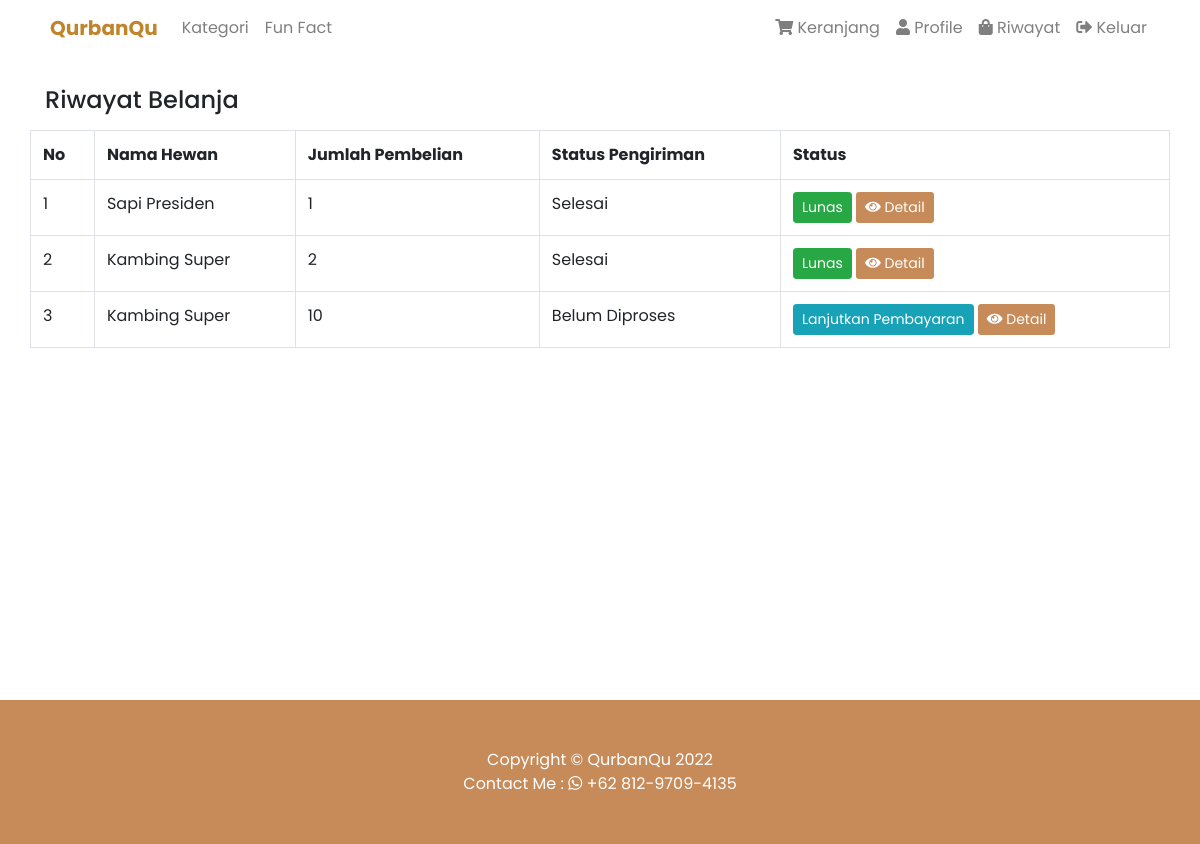
Page /index/keranjang?keranjang=riwayat (signed in) on the committed database.
### tables this page shows
CREATE TABLE `ap_keranjang` (
  `id` int(13) NOT NULL,
  `id_pembeli` int(13) NOT NULL,
  `nama_pembeli` varchar(30) NOT NULL,
  `alamat_pembeli` text NOT NULL,
  `jumlah_beli` varchar(30) NOT NULL,
  `id_produk` int(13) NOT NULL,
  `nama_produk` varchar(30) NOT NULL,
  `jenis_produk` varchar(15) NOT NULL,
  `harga_produk` varchar(30) NOT NULL,
  `satuan_produk` varchar(10) NOT NULL,
  `foto_produk` varchar(30) NOT NULL,
  `status_pengiriman` enum('Belum Diproses','Sedang Diproses','Sudah Dikirim','Selesai') NOT NULL,
  `status_pembayaran` enum('Menunggu Pembayaran','Belum Diverifikasi','Lunas') NOT NULL,
  `tanggal_pembelian` varchar(30) NOT NULL,
  `tanggal` timestamp NOT NULL DEFAULT CURRENT_TIMESTAMP ON UPDATE CURRENT_TIMESTAMP,
  `potong` varchar(5) NOT NULL,
  `hargapotongkr` int(10) NOT NULL
);

### function/ap.session.php (called while the page is built, shortened)
<?php
function SessionActive(){
	$array=array(
		$_SESSION['id'],
		$_SESSION['username'],
		$_SESSION['nama_lengkap'],
		$_SESSION['no_hp'],
		$_SESSION['alamat_lengkap'],
		$_SESSION['email']
	);
}
?>

### function/ap.fungsi.php (called while the page is built, shortened)
<?php
function query($data)
{
	global $koneksi;
	$perintah = $koneksi->query($data);
	return $perintah;
}
function KeranjangRiwayat($data)
{
	$sql = "SELECT * FROM ap_keranjang WHERE id_pembeli='$data' AND status_pembayaran='Lunas' OR status_pembayaran='Belum Diverifikasi' OR status_pembayaran = 'Menunggu Pembayaran' ";
	$perintah = query($sql);
	return $perintah;
}

### index/keranjang.php (the view, shortened to what this page needs)
<?php
require_once '../function/ap.session.php';
if (SessionUserCek()) {
	header("location:login");
} else {
	$id_pel = $array[0];
}
?>
<?php
require_once '../config/database.php';
require_once '../function/ap.fungsi.php';
require_once '../function/ap.theme.php';
$KeranjangRiwayat = KeranjangRiwayat($id_pel);
?>
<div id="content-wrapper" style="margin-bottom:28%;">
	<div class="container">
		<?php
		if ($_GET['keranjang'] == 'riwayat') {
			echo '
		<h4 style="margin-top: 30px; margin-bottom:15px;">Riwayat Belanja</h4>
		<div class="row">
		<div class="table-responsive">
		<table width="100%"" class="table table-sthiped table-bordered table-hover">
		<tr>
		<th>No</th>
		<th>Nama Hewan</th>
		<th>Jumlah Pembelian</th>
		<th>Status Pengiriman</th>
		<th>Status</th>
		</tr>
		';
			if ($KeranjangRiwayat->num_rows > 0) {
				$no = 1;
				while ($row = $KeranjangRiwayat->fetch_array()) {
					echo '
			<tr>
			<td>' . $no . '</td>
			<td>' . $row['nama_produk'] . '</td>
			<td>' . $row['jumlah_beli'] . '</td>
			<td>' . $row['status_pengiriman'] . '</td>
			<td>
			';
					if ($row['status_pembayaran'] == 'Menunggu Pembayaran') {
						echo '
			<a class="btn btn-primary btn-info btn-sm" href="?keranjang=bayar&id=' . $row['id'] . '">Lanjutkan Pembayaran</a>
			';
					} elseif ($row['status_pembayaran'] == 'Lunas') {
						echo '
			<a class="btn btn-primary btn-success btn-sm" href="#"=' . $row['id'] . '">Lunas</a>
			';
					} elseif ($row['status_pembayaran'] == 'Belum Diverifikasi') {
						echo '
			<a class="btn btn-primary btn-sm" href="#"=' . $row['id'] . '">Belum Diperiksa</a>
			';
					}
					echo '
					<a title="Lihat" href="?keranjang=detail&id=' . $row['id'] . '" class="btn btn-sm btn-primarytani"><i class="fas fa-eye"></i> Detail</a>
			</td>
			';
					$no++;
				}
			}
			echo '
		</tbody>
		</table>
		</div>
		<!-Row-->
		</div>
		';
		}
		?>
	</div>
</div>

### theme/css/kostum.css (style rules this page uses)
body { padding-top: 56px; font-family: "Poppins", sans-serif; }
.btn-primarytani { background-color: #C68B59; color: #fff; }
@media (min-width: 992px) { body { padding-top: 56px; } }

### rows in the picture
ap_keranjang: nama_produk "Sapi Presiden", jumlah_beli "1", status_pengiriman "Selesai"
ap_keranjang: nama_produk "Kambing Super", jumlah_beli "2", status_pengiriman "Selesai"
ap_keranjang: nama_produk "Kambing Super", jumlah_beli "10", status_pengiriman "Belum Diproses"

### other values in the picture
$nama_situs "QurbanQu"
